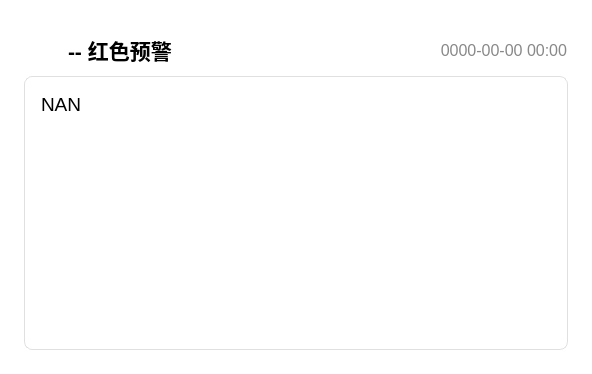
<?xml version="1.0" encoding="UTF-8"?>
<ui version="4.0">
 <author>baiyao105</author>
 <class>WeatherAlertMsgbox</class>
 <widget class="QWidget" name="WeatherAlertMsgbox">
  <property name="geometry">
   <rect>
    <x>0</x>
    <y>0</y>
    <width>592</width>
    <height>374</height>
   </rect>
  </property>
  <property name="windowTitle">
   <string>WeatherAlertMsgbox</string>
  </property>
  <property name="styleSheet">
   <string notr="true">background: transparent; border: none</string>
  </property>
  <layout class="QVBoxLayout" name="verticalLayout_Main">
   <property name="spacing">
    <number>18</number>
   </property>
   <property name="leftMargin">
    <number>24</number>
   </property>
   <property name="topMargin">
    <number>24</number>
   </property>
   <property name="rightMargin">
    <number>24</number>
   </property>
   <property name="bottomMargin">
    <number>24</number>
   </property>
   <item>
    <spacer name="verticalSpacer_2">
     <property name="orientation">
      <enum>Qt::Vertical</enum>
     </property>
     <property name="sizeType">
      <enum>QSizePolicy::Fixed</enum>
     </property>
     <property name="sizeHint" stdset="0">
      <size>
       <width>5</width>
       <height>10</height>
      </size>
     </property>
    </spacer>
   </item>
   <item>
    <layout class="QVBoxLayout" name="verticalLayout">
     <property name="spacing">
      <number>10</number>
     </property>
     <property name="topMargin">
      <number>0</number>
     </property>
     <property name="bottomMargin">
      <number>0</number>
     </property>
     <item>
      <layout class="QHBoxLayout" name="headerLayout_2">
       <property name="spacing">
        <number>12</number>
       </property>
       <item>
        <widget class="QLabel" name="alertIcon">
         <property name="minimumSize">
          <size>
           <width>32</width>
           <height>32</height>
          </size>
         </property>
         <property name="maximumSize">
          <size>
           <width>32</width>
           <height>32</height>
          </size>
         </property>
         <property name="text">
          <string />
         </property>
         <property name="pixmap">
          <pixmap>../../img/weather/alerts/red.png</pixmap>
         </property>
         <property name="scaledContents">
          <bool>true</bool>
         </property>
         <property name="alignment">
          <set>Qt::AlignCenter</set>
         </property>
        <property name="wordWrap"><bool>true</bool></property></widget>
       </item>
       <item>
        <widget class="QLabel" name="alertTitle">
         <property name="font">
          <font>
           <family>Microsoft YaHei UI</family>
           <pointsize>16</pointsize>
           <bold>true</bold>
          </font>
         </property>
         <property name="text">
          <string>-- 红色预警</string>
         </property>
         <property name="alignment">
          <set>Qt::AlignLeading|Qt::AlignLeft|Qt::AlignVCenter</set>
         </property>
        <property name="wordWrap"><bool>true</bool></property></widget>
       </item>
       <item>
        <spacer name="horizontalSpacer">
         <property name="orientation">
          <enum>Qt::Horizontal</enum>
         </property>
         <property name="sizeType">
          <enum>QSizePolicy::Expanding</enum>
         </property>
         <property name="sizeHint" stdset="0">
          <size>
           <width>70</width>
           <height>20</height>
          </size>
         </property>
        </spacer>
       </item>
       <item>
        <widget class="QLabel" name="publishTime">
         <property name="font">
          <font>
           <family>Microsoft YaHei UI</family>
           <pointsize>12</pointsize>
          </font>
         </property>
         <property name="styleSheet">
          <string notr="true">color: #888888;</string>
         </property>
         <property name="text">
          <string>0000-00-00 00:00</string>
         </property>
         <property name="alignment">
          <set>Qt::AlignRight|Qt::AlignTrailing|Qt::AlignVCenter</set>
         </property>
        <property name="wordWrap"><bool>true</bool></property></widget>
       </item>
       <item>
        <spacer name="horizontalSpacer_2">
         <property name="orientation">
          <enum>Qt::Horizontal</enum>
         </property>
         <property name="sizeType">
          <enum>QSizePolicy::Fixed</enum>
         </property>
         <property name="sizeHint" stdset="0">
          <size>
           <width>1</width>
           <height>0</height>
          </size>
         </property>
        </spacer>
       </item>
      </layout>
     </item>
     <item>
      <widget class="QScrollArea" name="descriptionScrollArea">
       <property name="styleSheet">
        <string notr="true">QScrollArea {
    background: transparent;
    border: 1px solid #E0E0E0;
    border-radius: 8px;
}

QScrollArea QWidget {
    background: transparent;
}

QScrollBar:vertical {
    background: #F5F5F5;
    width: 8px;
    border-radius: 4px;
}

QScrollBar::handle:vertical {
    background: #C0C0C0;
    border-radius: 4px;
    min-height: 20px;
}

QScrollBar::handle:vertical:hover {
    background: #A0A0A0;
}

QScrollBar::add-line:vertical,
QScrollBar::sub-line:vertical {
    border: none;
    background: none;
}</string>
       </property>
       <property name="frameShape">
        <enum>QFrame::NoFrame</enum>
       </property>
       <property name="widgetResizable">
        <bool>true</bool>
       </property>
       <widget class="QWidget" name="scrollAreaWidgetContents">
        <property name="geometry">
         <rect>
          <x>0</x>
          <y>0</y>
          <width>540</width>
          <height>250</height>
         </rect>
        </property>
        <layout class="QVBoxLayout" name="contentLayout">
         <property name="spacing">
          <number>12</number>
         </property>
         <property name="leftMargin">
          <number>16</number>
         </property>
         <property name="topMargin">
          <number>16</number>
         </property>
         <property name="rightMargin">
          <number>16</number>
         </property>
         <property name="bottomMargin">
          <number>16</number>
         </property>
         <item>
          <widget class="QLabel" name="alertDescription">
           <property name="font">
            <font>
             <family>Microsoft YaHei UI</family>
             <pointsize>14</pointsize>
            </font>
           </property>
           <property name="text">
            <string>NAN</string>
           </property>
           <property name="alignment">
            <set>Qt::AlignLeading|Qt::AlignLeft|Qt::AlignTop</set>
           </property>
           <property name="wordWrap">
            <bool>true</bool>
           </property>
           <property name="textInteractionFlags">
            <set>Qt::TextSelectableByMouse</set>
           </property>
          </widget>
         </item>
         <item>
          <spacer name="verticalSpacer">
           <property name="orientation">
            <enum>Qt::Vertical</enum>
           </property>
           <property name="sizeHint" stdset="0">
            <size>
             <width>20</width>
             <height>40</height>
            </size>
           </property>
          </spacer>
         </item>
        </layout>
       </widget>
      </widget>
     </item>
    </layout>
   </item>
  </layout>
 </widget>
 <resources />
 <connections />
</ui>
